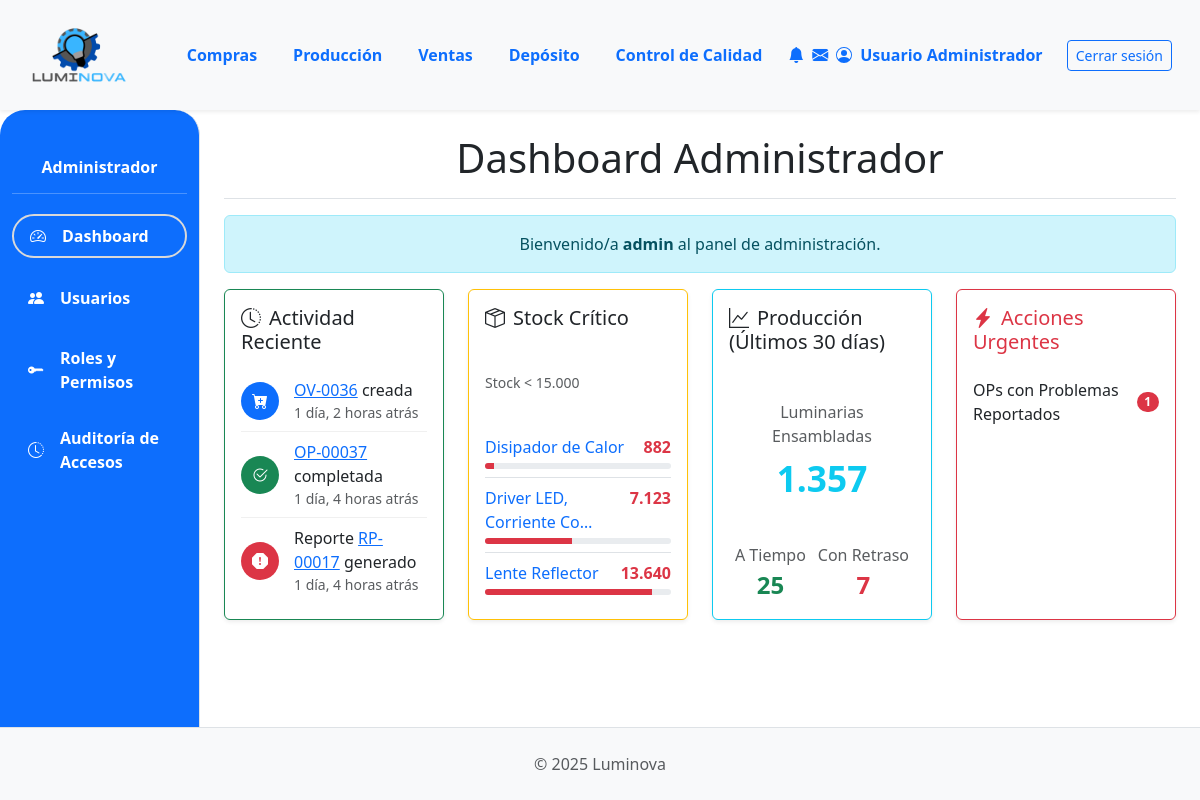
Page /dashboard/ (signed in) on the earlier database version.
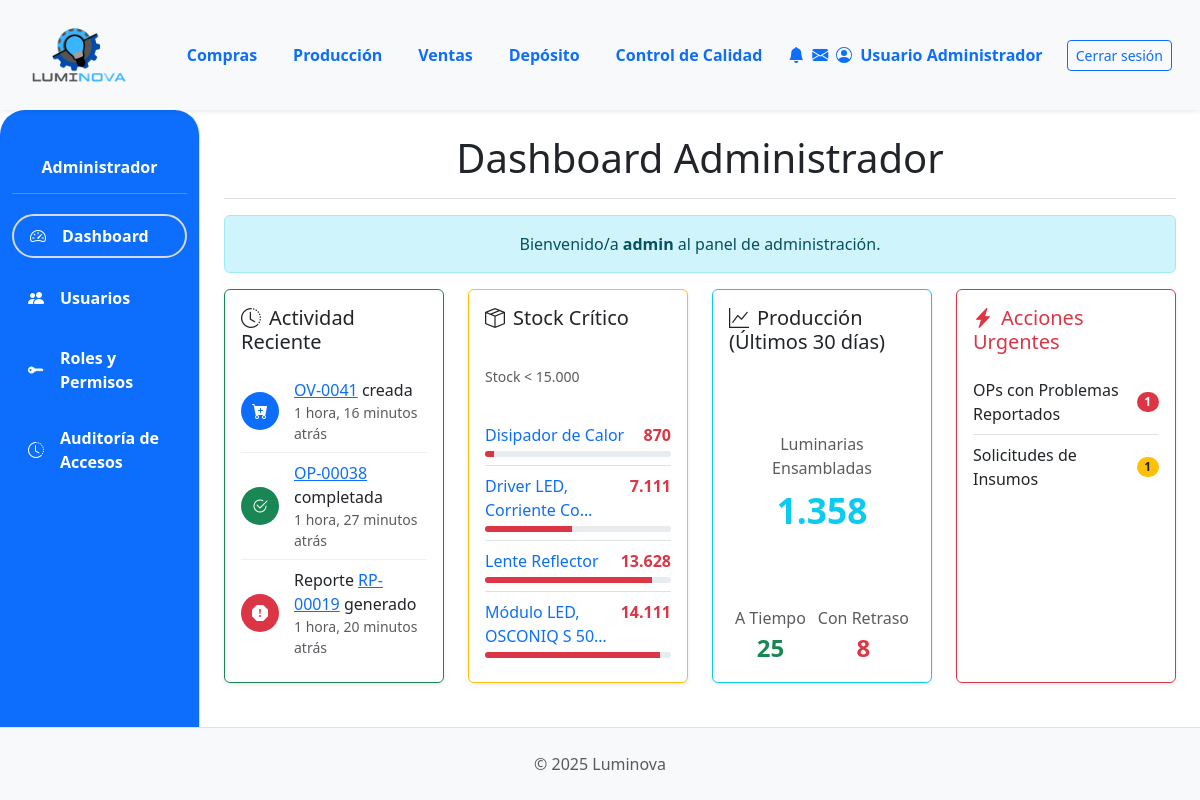
Same page on the later database version.
### App_LUMINOVA/models.py (models this page shows, shortened)
class OrdenVenta(models.Model):
    ESTADO_CHOICES = [
        ("PENDIENTE", "Pendiente Confirmación"),
        ("CONFIRMADA", "Confirmada (Esperando Producción)"),
        ("INSUMOS_SOLICITADOS", "Insumos Solicitados"),
        ("PRODUCCION_INICIADA", "Producción Iniciada"),
        ("PRODUCCION_CON_PROBLEMAS", "Producción con Problemas"),
        ("LISTA_ENTREGA", "Lista para Entrega"),
        ("COMPLETADA", "Completada/Entregada"),
        ("CANCELADA", "Cancelada"),
    ]
    numero_ov = models.CharField(
        max_length=20, unique=True, verbose_name="N° Orden de Venta"
    )
    cliente = models.ForeignKey(
        Cliente, on_delete=models.PROTECT, related_name="ordenes_venta"
    )
    fecha_creacion = models.DateTimeField(default=timezone.now)
    estado = models.CharField(
        max_length=50, choices=ESTADO_CHOICES, default="PENDIENTE"
    )
    total_ov = models.DecimalField(
        max_digits=12, decimal_places=2, default=0.00, verbose_name="Total OV"
    )
    notas = models.TextField(blank=True, null=True)

class OrdenProduccion(models.Model):
    numero_op = models.CharField(
        max_length=20, unique=True, verbose_name="N° Orden de Producción"
    )
    orden_venta_origen = models.ForeignKey(
        OrdenVenta,
        on_delete=models.SET_NULL,
        null=True,
        blank=True,
        related_name="ops_generadas",
    )
    producto_a_producir = models.ForeignKey(
        ProductoTerminado, on_delete=models.PROTECT, related_name="ordenes_produccion"
    )
    cantidad_a_producir = models.PositiveIntegerField()
    estado_op = models.ForeignKey(
        EstadoOrden,
        on_delete=models.SET_NULL,
        null=True,
        blank=True,
        related_name="ops_estado",
    )
    fecha_solicitud = models.DateTimeField(default=timezone.now)
    fecha_inicio_real = models.DateTimeField(null=True, blank=True)
    fecha_inicio_planificada = models.DateField(
        null=True, blank=True
    )
    fecha_fin_real = models.DateTimeField(null=True, blank=True)
    fecha_fin_planificada = models.DateField(null=True, blank=True)
    sector_asignado_op = models.ForeignKey(
        SectorAsignado,
        on_delete=models.SET_NULL,
        null=True,
        blank=True,
        related_name="ops_sector",
    )
    notas = models.TextField(null=True, blank=True, verbose_name="Notas")

class Reportes(models.Model):
    orden_produccion_asociada = models.ForeignKey(
        OrdenProduccion,
        on_delete=models.SET_NULL,
        null=True,
        blank=True,
        related_name="reportes_incidencia",
    )
    n_reporte = models.CharField(max_length=20, unique=True)
    fecha = models.DateTimeField(default=timezone.now)
    tipo_problema = models.CharField(max_length=100)
    informe_reporte = models.TextField(
        blank=True, null=True
    )
    resuelto = models.BooleanField(default=False, verbose_name="¿Problema Resuelto?")
    fecha_resolucion = models.DateTimeField(null=True, blank=True, verbose_name="Fecha de Resolución")
    reportado_por = models.ForeignKey(
        User,
        on_delete=models.SET_NULL,
        null=True,
        blank=True,
        related_name="reportes_creados",
    )
    sector_reporta = models.ForeignKey(
        SectorAsignado,
        on_delete=models.SET_NULL,
        null=True,
        blank=True,
        related_name="reportes_originados_aqui",
    )

class Insumo(models.Model):
    descripcion = models.CharField(max_length=255)
    categoria = models.ForeignKey(
        CategoriaInsumo, on_delete=models.PROTECT, related_name="insumos"
    )
    fabricante = models.ForeignKey(
        Fabricante,
        on_delete=models.SET_NULL,
        null=True,
        blank=True,
        related_name="insumos_fabricados",
    )
    imagen = models.ImageField(null=True, blank=True, upload_to="insumos/")
    stock = models.IntegerField(default=0)
    cantidad_en_pedido = models.PositiveIntegerField(
    default=0,
    verbose_name="Cantidad en Pedido",
    blank=True,
    null=True
)

### App_LUMINOVA/views.py (the view)
# urls.py: path('dashboard/', dashboard_view, name='dashboard'),
@login_required
def dashboard_view(request):
    ops_con_problemas_reportados_count = Reportes.objects.filter(
        resuelto=False,
        orden_produccion_asociada__isnull=False
    ).values('orden_produccion_asociada_id').distinct().count()
    solicitudes_insumos_pendientes = OrdenProduccion.objects.filter(estado_op__nombre__iexact='Insumos Solicitados').count()
    ocs_para_aprobar = Orden.objects.filter(tipo='compra', estado='BORRADOR').count()
    UMBRAL_STOCK_BAJO = 15000
    insumos_criticos_query = Insumo.objects.filter(stock__lt=UMBRAL_STOCK_BAJO).order_by('stock')[:5]
    insumos_criticos_con_porcentaje = []
    for insumo in insumos_criticos_query:
        porcentaje_stock = int((insumo.stock / UMBRAL_STOCK_BAJO) * 100) if UMBRAL_STOCK_BAJO > 0 else 0
        insumos_criticos_con_porcentaje.append({
            'insumo': insumo,
            'porcentaje_stock': min(100, porcentaje_stock)
        })
    hace_30_dias = timezone.now() - timedelta(days=30)
    ops_completadas_recientemente = OrdenProduccion.objects.filter(
        estado_op__nombre__iexact='Completada',
        fecha_fin_real__gte=hace_30_dias
    )
    total_luminarias_ensambladas = ops_completadas_recientemente.aggregate(total=Sum('cantidad_a_producir'))['total'] or 0
    total_ops_completadas = ops_completadas_recientemente.count()
    ops_a_tiempo = ops_completadas_recientemente.filter(fecha_fin_real__date__lte=F('fecha_fin_planificada')).count()
    ops_con_retraso = total_ops_completadas - ops_a_tiempo
    tasa_cumplimiento = (ops_a_tiempo / total_ops_completadas * 100) if total_ops_completadas > 0 else 0
    try:
        ultima_ov = OrdenVenta.objects.latest('fecha_creacion')
    except OrdenVenta.DoesNotExist:
        ultima_ov = None
    try:
        ultima_op_completada = OrdenProduccion.objects.filter(estado_op__nombre__iexact='Completada').latest('fecha_fin_real')
    except OrdenProduccion.DoesNotExist:
        ultima_op_completada = None
    try:
        ultimo_reporte = Reportes.objects.latest('fecha')
    except Reportes.DoesNotExist:
        ultimo_reporte = None
    context = {
        'ops_con_problemas_count': ops_con_problemas_reportados_count,
        'solicitudes_insumos_pendientes_count': solicitudes_insumos_pendientes,
        'ocs_para_aprobar_count': ocs_para_aprobar,
        'insumos_criticos_list': insumos_criticos_con_porcentaje,
        'umbral_stock_bajo': UMBRAL_STOCK_BAJO,
        'total_luminarias_ensambladas': total_luminarias_ensambladas,
        'ops_a_tiempo': ops_a_tiempo,
        'ops_con_retraso': ops_con_retraso,
        'tasa_cumplimiento': tasa_cumplimiento,
        'ultima_ov': ultima_ov,
        'ultima_op_completada': ultima_op_completada,
        'ultimo_reporte': ultimo_reporte,
    }
    return render(request, 'admin/dashboard.html', context)

### App_LUMINOVA/templates/admin/dashboard.html (shortened to what the changed rows need)
{% extends 'padre.html' %}
{% load humanize %}
{% block content %}
<div class="d-flex justify-content-between flex-wrap flex-md-nowrap align-items-center pb-2 mb-3 border-bottom flex-column">
    <h1 class="h1">Dashboard Administrador</h1>
</div>
<div class="row row-cols-1 row-cols-md-2 row-cols-xl-4 g-4 mb-4">
    <div class="col">
        <div class="card h-100 border-success shadow-sm">
            <div class="card-body d-flex flex-column">
                <div class="timeline">
                    {% if ultima_ov %}
                    <div class="timeline-item">
                        <div class="timeline-icon bg-primary"><i class="bi bi-cart-plus-fill"></i></div>
                        <div class="flex-grow-1">
                            <a href="{% url 'App_LUMINOVA:ventas_detalle_ov' ultima_ov.id %}">{{ ultima_ov.numero_ov }}</a> creada
                            <small class="d-block text-muted">{{ ultima_ov.fecha_creacion|timesince }} atrás</small>
                        </div>
                    </div>
                    {% endif %}
                    {% if ultima_op_completada %}
                    <div class="timeline-item">
                        <div class="timeline-icon bg-success"><i class="bi bi-check2-circle"></i></div>
                        <div class="flex-grow-1">
                            <a href="{% url 'App_LUMINOVA:produccion_detalle_op' ultima_op_completada.id %}">{{ ultima_op_completada.numero_op }}</a> completada
                            <small class="d-block text-muted">{{ ultima_op_completada.fecha_fin_real|timesince }} atrás</small>
                        </div>
                    </div>
                    {% endif %}
                     {% if ultimo_reporte %}
                    <div class="timeline-item">
                        <div class="timeline-icon bg-danger"><i class="bi bi-exclamation-octagon-fill"></i></div>
                        <div class="flex-grow-1">
                            Reporte <a href="{% url 'App_LUMINOVA:reportes_produccion' %}">{{ ultimo_reporte.n_reporte }}</a> generado
                            <small class="d-block text-muted">{{ ultimo_reporte.fecha|timesince }} atrás</small>
                        </div>
                    </div>
                    {% endif %}
                </div>
            </div>
        </div>
    </div>
    <div class="col">
        <div class="card h-100 border-warning shadow-sm">
            <div class="card-body">
                <ul class="list-group list-group-flush">
                    {% for item_data in insumos_criticos_list %}
                    <li class="list-group-item px-0 py-2">
                        <a href="{% url 'App_LUMINOVA:compras_seleccionar_proveedor_para_insumo' item_data.insumo.id %}" class="text-decoration-none d-block" title="Iniciar compra para {{ item.insumo.descripcion }}">
                            <div class="d-flex justify-content-between">
                                <span>{{ item_data.insumo.descripcion|truncatechars:25 }}</span>
                                <span class="fw-bold text-danger">{{ item_data.insumo.stock|intcomma }}</span>
                            </div>
                            <div class="stock-progress-bar mt-1">
                                <div class="stock-progress" style="--stock-percent: {{ item_data.porcentaje_stock }}%;"></div>
                            </div>
                        </a>
                    </li>
                    {% empty %}
                    <li class="list-group-item px-0 text-success"><i class="bi bi-check-circle-fill"></i> No hay insumos críticos.</li>
                    {% endfor %}
                </ul>
            </div>
        </div>
    </div>
    <div class="col">
        <div class="card h-100 border-info shadow-sm kpi-card">
            <div class="card-body">
                <div class="text-center my-3">
                    <p class="text-muted mb-1">Luminarias Ensambladas</p>
                    <div class="kpi-value text-info">{{ total_luminarias_ensambladas|intcomma }}</div>
                </div>
                <div class="d-flex justify-content-around text-center">
                    <div>
                        <p class="text-muted mb-0">Con Retraso</p>
                        <p class="fs-4 fw-bold text-danger mb-0">{{ ops_con_retraso }}</p>
                    </div>
                </div>
            </div>
        </div>
    </div>
    <div class="col">
        <div class="card h-100 border-danger shadow-sm">
            <div class="card-body d-flex flex-column">
                <div class="list-group list-group-flush">
                    {% if ops_con_problemas_count > 0 %}
                        <a href="{% url 'App_LUMINOVA:reportes_produccion' %}" class="list-group-item list-group-item-action d-flex justify-content-between align-items-center px-0">
                            OPs con Problemas Reportados
                            <span class="badge bg-danger rounded-pill">{{ ops_con_problemas_count }}</span>
                        </a>
                    {% endif %}
                    {% if solicitudes_insumos_pendientes_count > 0 %}
                        <a href="{% url 'App_LUMINOVA:deposito_solicitudes_insumos' %}" class="list-group-item list-group-item-action d-flex justify-content-between align-items-center px-0">
                            Solicitudes de Insumos
                            <span class="badge bg-warning text-dark rounded-pill">{{ solicitudes_insumos_pendientes_count }}</span>
                        </a>
                    {% endif %}
                </div>
            </div>
        </div>
    </div>
</div>
{% endblock %}

Differences in the rows shown:
no longer on this page (row unchanged): OrdenVenta: numero_ov "OV-0036", fecha_creacion "1 día, 2 horas"
no longer on this page (row unchanged): OrdenProduccion: numero_op "OP-00037", fecha_fin_real "1 día, 4 horas"
no longer on this page (row unchanged): Reportes: n_reporte "RP-00017", fecha "1 día, 4 horas"
added OrdenVenta: numero_ov "OV-0041", fecha_creacion "1 hora, 16 minutos"
now on this page (row edited): OrdenProduccion: numero_op "OP-00038", fecha_fin_real "1 hora, 27 minutos"
added Reportes: n_reporte "RP-00019", fecha "1 hora, 20 minutos"
changed Insumo "Disipador de Calor": insumo.stock "882" → "870"
changed Insumo "Driver LED, Corriente Co…": insumo.stock "7.123" → "7.111"
changed Insumo "Lente Reflector": insumo.stock "13.640" → "13.628"
now on this page (row edited): Insumo: insumo.descripcion "Módulo LED, OSCONIQ S 50…", insumo.stock "14.111", {{ item_data.porcentaje_stock }} 94 (drawn)
Other differences:
{{ total_luminarias_ensambladas|intcomma }}: "1.357" → "1.358"
{{ ops_con_retraso }}: "7" → "8"
{{ solicitudes_insumos_pendientes_count }}: (not shown) → "1"
text now shown: "Solicitudes de Insumos"
